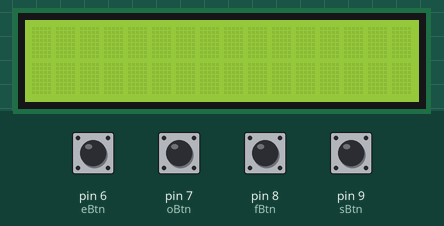
This sketch was run on a simulated Arduino Uno, built with avr-gcc and run on an emulated ATmega328P. Shown: 16×2 character LCD. The test bench sets the inputs (shaded band); at power-on: pin 6 (eBtn), pin 7 (oBtn), pin 8 (fBtn), pin 9 (sBtn) LOW.

Above: at 1.2 s.
1.3 s: pin 6 (eBtn) pulled HIGH for 0.15 s
At 2.3 s:
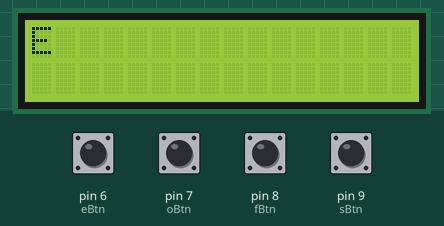
2.9 s: pin 7 (oBtn) pulled HIGH for 0.15 s
At 3.6 s:
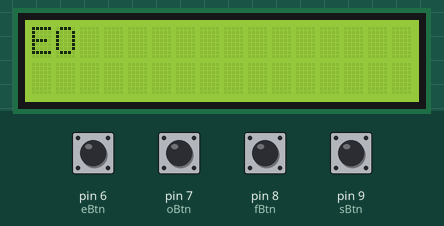
4.5 s: pin 8 (fBtn) pulled HIGH for 0.15 s
At 4.8 s:
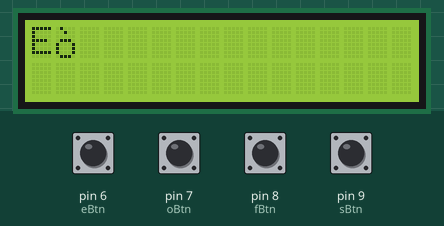
6.1 s: pin 9 (sBtn) pulled HIGH for 0.15 s
At 7.2 s:
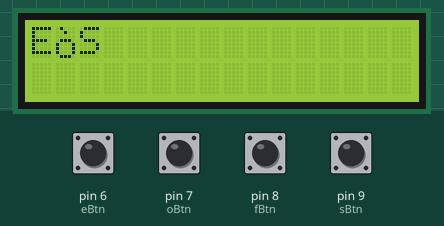
7.7 s: pin 6 (eBtn) pulled HIGH for 1 s
At 8.4 s:
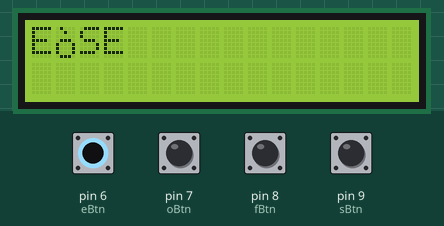
10.2 s: pin 7 (oBtn) pulled HIGH for 1 s
At 11.5 s:
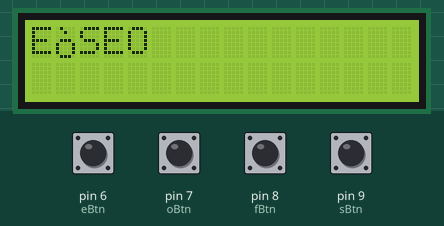
Timing chart, 0 to 13.2 s (numbered marks = the images above; inputs shaded):
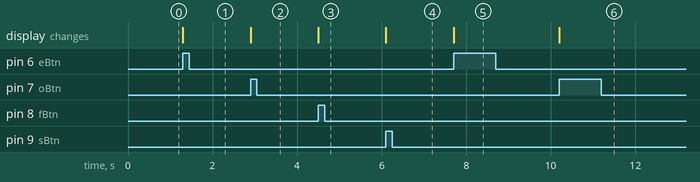

The sketch:

bai08.ino
```cpp
#include <LiquidCrystal.h>
LiquidCrystal lcd(12, 11, 5, 4, 3, 2);

int eBtn = 6;
int oBtn = 7;
int fBtn = 8;
int sBtn = 9;

int prevE = 0;
int prevO = 0;
int prevF = 0;
int prevS = 0;

char last = 0;
int pos = 0;
int row = 0;

byte EE[8] = {
  B00100,
  B01010,
  B00000,
  B11111,
  B10000,
  B11110,
  B10000,
  B11111
};

byte OO[8] = {
  B00100,
  B01010,
  B00000,
  B01110,
  B10001,
  B10001,
  B10001,
  B01110
};

byte EF[8] = {
  B01000,
  B00100,
  B00000,
  B11111,
  B10000,
  B11110,
  B10000,
  B11111
};

byte ES[8] = {
  B00100,
  B01000,
  B00000,
  B11111,
  B10000,
  B11110,
  B10000,
  B11111
};

byte OF[8] = {
  B01000,
  B00100,
  B00000,
  B01110,
  B10001,
  B10001,
  B10001,
  B01110
};

byte OS[8] = {
  B00010,
  B00100,
  B00000,
  B01110,
  B10001,
  B10001,
  B10001,
  B01110
};

void setup() {
  lcd.begin(16, 2);
  lcd.createChar(0, EE);
  lcd.createChar(1, OO);
  lcd.createChar(2, EF);
  lcd.createChar(3, ES);
  lcd.createChar(4, OF);
  lcd.createChar(5, OS);
  pinMode(eBtn, INPUT);
  pinMode(oBtn, INPUT);
  pinMode(fBtn, INPUT);
  pinMode(sBtn, INPUT);
  lcd.clear();
}

void loop() {
  int e = digitalRead(eBtn);
  int o = digitalRead(oBtn);
  int f = digitalRead(fBtn);
  int s = digitalRead(sBtn);

  if (pos >= 16) {
    pos = 0;
    row++;
    if (row >= 2) {
      row = 0;
      lcd.clear();
    }
  }

  if (e == HIGH && prevE == LOW) {
    if (last == 'E') {
      lcd.setCursor(pos - 1, row);
      lcd.write((byte)0);
      last = 0;
    } else {
      lcd.setCursor(pos, row);
      lcd.print("E");
      last = 'E';
      pos++;
    }
  }

  if (o == HIGH && prevO == LOW) {
    if (last == 'O') {
      lcd.setCursor(pos - 1, row);
      lcd.write((byte)1);
      last = 0;
    } else {
      lcd.setCursor(pos, row);
      lcd.print("O");
      last = 'O';
      pos++;
    }
  }

  if (f == HIGH && prevF == LOW) {
    if (last == 'E') {
      lcd.setCursor(pos - 1, row);
      lcd.write((byte)2);
      last = 0;
    } else if (last == 'O') {
      lcd.setCursor(pos - 1, row);
      lcd.write((byte)4);
      last = 0;
    } else {
      lcd.setCursor(pos, row);
      lcd.print("F");
      last = 'F';
      pos++;
    }
  }

  if (s == HIGH && prevS == LOW) {
    if (last == 'E') {
      lcd.setCursor(pos - 1, row);
      lcd.write((byte)3);
      last = 0;
    } else if (last == 'O') {
      lcd.setCursor(pos - 1, row);
      lcd.write((byte)5);
      last = 0;
    } else {
      lcd.setCursor(pos, row);
      lcd.print("S");
      last = 'S';
      pos++;
    }
  }

  prevE = e;
  prevO = o;
  prevF = f;
  prevS = s;
}
```

Measured:
- after the input at 1.3 s, the display: changes at once (image 1)
- after the input at 2.9 s, the display: changes at once (image 2)
- after the input at 4.5 s, the display: changes at once (image 3)
- after the input at 6.1 s, the display: changes at once (image 4)
- after the input at 7.7 s, the display: changes at once (image 5)
- after the input at 10.2 s, the display: changes at once (image 6)
